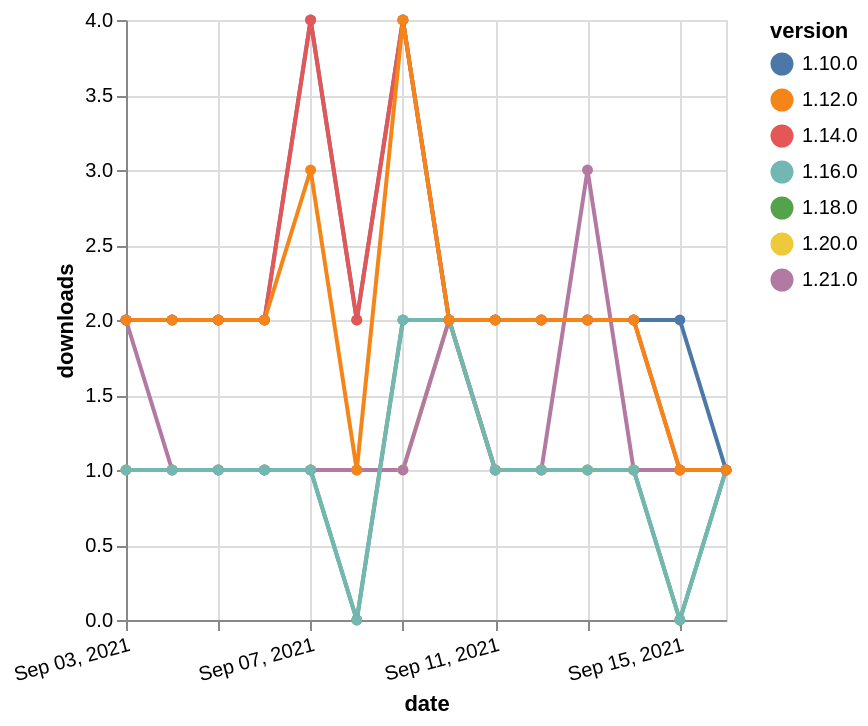

Write a Vega-Lite specification for this figure.
### Vega-Lite specification from a JSON file in a GitHub repository (floating-point values rounded to 4 significant figures)
{"$schema": "https://vega.github.io/schema/vega-lite/v5.json", "description": "A simple bar chart with embedded data.", "data": {"values": [{"date": "2021-09-03", "total": 192, "delta": 1, "version": "1.18.0"}, {"date": "2021-09-04", "total": 193, "delta": 1, "version": "1.18.0"}, {"date": "2021-09-05", "total": 194, "delta": 1, "version": "1.18.0"}, {"date": "2021-09-06", "total": 195, "delta": 1, "version": "1.18.0"}, {"date": "2021-09-07", "total": 196, "delta": 1, "version": "1.18.0"}, {"date": "2021-09-08", "total": 196, "delta": 0, "version": "1.18.0"}, {"date": "2021-09-09", "total": 198, "delta": 2, "version": "1.18.0"}, {"date": "2021-09-10", "total": 200, "delta": 2, "version": "1.18.0"}, {"date": "2021-09-11", "total": 201, "delta": 1, "version": "1.18.0"}, {"date": "2021-09-12", "total": 202, "delta": 1, "version": "1.18.0"}, {"date": "2021-09-13", "total": 203, "delta": 1, "version": "1.18.0"}, {"date": "2021-09-14", "total": 204, "delta": 1, "version": "1.18.0"}, {"date": "2021-09-15", "total": 204, "delta": 0, "version": "1.18.0"}, {"date": "2021-09-16", "total": 205, "delta": 1, "version": "1.18.0"}, {"date": "2021-09-03", "total": 3099, "delta": 2, "version": "1.10.0"}, {"date": "2021-09-04", "total": 3101, "delta": 2, "version": "1.10.0"}, {"date": "2021-09-05", "total": 3103, "delta": 2, "version": "1.10.0"}, {"date": "2021-09-06", "total": 3105, "delta": 2, "version": "1.10.0"}, {"date": "2021-09-07", "total": 3109, "delta": 4, "version": "1.10.0"}, {"date": "2021-09-08", "total": 3111, "delta": 2, "version": "1.10.0"}, {"date": "2021-09-09", "total": 3115, "delta": 4, "version": "1.10.0"}, {"date": "2021-09-10", "total": 3117, "delta": 2, "version": "1.10.0"}, {"date": "2021-09-11", "total": 3119, "delta": 2, "version": "1.10.0"}, {"date": "2021-09-12", "total": 3121, "delta": 2, "version": "1.10.0"}, {"date": "2021-09-13", "total": 3123, "delta": 2, "version": "1.10.0"}, {"date": "2021-09-14", "total": 3125, "delta": 2, "version": "1.10.0"}, {"date": "2021-09-15", "total": 3127, "delta": 2, "version": "1.10.0"}, {"date": "2021-09-16", "total": 3128, "delta": 1, "version": "1.10.0"}, {"date": "2021-09-03", "total": 180, "delta": 1, "version": "1.20.0"}, {"date": "2021-09-04", "total": 181, "delta": 1, "version": "1.20.0"}, {"date": "2021-09-05", "total": 182, "delta": 1, "version": "1.20.0"}, {"date": "2021-09-06", "total": 183, "delta": 1, "version": "1.20.0"}, {"date": "2021-09-07", "total": 184, "delta": 1, "version": "1.20.0"}, {"date": "2021-09-08", "total": 185, "delta": 1, "version": "1.20.0"}, {"date": "2021-09-09", "total": 186, "delta": 1, "version": "1.20.0"}, {"date": "2021-09-10", "total": 188, "delta": 2, "version": "1.20.0"}, {"date": "2021-09-11", "total": 189, "delta": 1, "version": "1.20.0"}, {"date": "2021-09-12", "total": 190, "delta": 1, "version": "1.20.0"}, {"date": "2021-09-13", "total": 191, "delta": 1, "version": "1.20.0"}, {"date": "2021-09-14", "total": 192, "delta": 1, "version": "1.20.0"}, {"date": "2021-09-15", "total": 193, "delta": 1, "version": "1.20.0"}, {"date": "2021-09-16", "total": 194, "delta": 1, "version": "1.20.0"}, {"date": "2021-09-03", "total": 161, "delta": 2, "version": "1.21.0"}, {"date": "2021-09-04", "total": 162, "delta": 1, "version": "1.21.0"}, {"date": "2021-09-05", "total": 163, "delta": 1, "version": "1.21.0"}, {"date": "2021-09-06", "total": 164, "delta": 1, "version": "1.21.0"}, {"date": "2021-09-07", "total": 165, "delta": 1, "version": "1.21.0"}, {"date": "2021-09-08", "total": 166, "delta": 1, "version": "1.21.0"}, {"date": "2021-09-09", "total": 167, "delta": 1, "version": "1.21.0"}, {"date": "2021-09-10", "total": 169, "delta": 2, "version": "1.21.0"}, {"date": "2021-09-11", "total": 170, "delta": 1, "version": "1.21.0"}, {"date": "2021-09-12", "total": 171, "delta": 1, "version": "1.21.0"}, {"date": "2021-09-13", "total": 174, "delta": 3, "version": "1.21.0"}, {"date": "2021-09-14", "total": 175, "delta": 1, "version": "1.21.0"}, {"date": "2021-09-15", "total": 176, "delta": 1, "version": "1.21.0"}, {"date": "2021-09-16", "total": 177, "delta": 1, "version": "1.21.0"}, {"date": "2021-09-03", "total": 238, "delta": 1, "version": "1.16.0"}, {"date": "2021-09-04", "total": 239, "delta": 1, "version": "1.16.0"}, {"date": "2021-09-05", "total": 240, "delta": 1, "version": "1.16.0"}, {"date": "2021-09-06", "total": 241, "delta": 1, "version": "1.16.0"}, {"date": "2021-09-07", "total": 242, "delta": 1, "version": "1.16.0"}, {"date": "2021-09-08", "total": 242, "delta": 0, "version": "1.16.0"}, {"date": "2021-09-09", "total": 244, "delta": 2, "version": "1.16.0"}, {"date": "2021-09-10", "total": 246, "delta": 2, "version": "1.16.0"}, {"date": "2021-09-11", "total": 247, "delta": 1, "version": "1.16.0"}, {"date": "2021-09-12", "total": 248, "delta": 1, "version": "1.16.0"}, {"date": "2021-09-13", "total": 249, "delta": 1, "version": "1.16.0"}, {"date": "2021-09-14", "total": 250, "delta": 1, "version": "1.16.0"}, {"date": "2021-09-15", "total": 250, "delta": 0, "version": "1.16.0"}, {"date": "2021-09-16", "total": 251, "delta": 1, "version": "1.16.0"}, {"date": "2021-09-03", "total": 2469, "delta": 2, "version": "1.14.0"}, {"date": "2021-09-04", "total": 2471, "delta": 2, "version": "1.14.0"}, {"date": "2021-09-05", "total": 2473, "delta": 2, "version": "1.14.0"}, {"date": "2021-09-06", "total": 2475, "delta": 2, "version": "1.14.0"}, {"date": "2021-09-07", "total": 2479, "delta": 4, "version": "1.14.0"}, {"date": "2021-09-08", "total": 2481, "delta": 2, "version": "1.14.0"}, {"date": "2021-09-09", "total": 2485, "delta": 4, "version": "1.14.0"}, {"date": "2021-09-10", "total": 2487, "delta": 2, "version": "1.14.0"}, {"date": "2021-09-11", "total": 2489, "delta": 2, "version": "1.14.0"}, {"date": "2021-09-12", "total": 2491, "delta": 2, "version": "1.14.0"}, {"date": "2021-09-13", "total": 2493, "delta": 2, "version": "1.14.0"}, {"date": "2021-09-14", "total": 2495, "delta": 2, "version": "1.14.0"}, {"date": "2021-09-15", "total": 2496, "delta": 1, "version": "1.14.0"}, {"date": "2021-09-16", "total": 2497, "delta": 1, "version": "1.14.0"}, {"date": "2021-09-03", "total": 2563, "delta": 2, "version": "1.12.0"}, {"date": "2021-09-04", "total": 2565, "delta": 2, "version": "1.12.0"}, {"date": "2021-09-05", "total": 2567, "delta": 2, "version": "1.12.0"}, {"date": "2021-09-06", "total": 2569, "delta": 2, "version": "1.12.0"}, {"date": "2021-09-07", "total": 2572, "delta": 3, "version": "1.12.0"}, {"date": "2021-09-08", "total": 2573, "delta": 1, "version": "1.12.0"}, {"date": "2021-09-09", "total": 2577, "delta": 4, "version": "1.12.0"}, {"date": "2021-09-10", "total": 2579, "delta": 2, "version": "1.12.0"}, {"date": "2021-09-11", "total": 2581, "delta": 2, "version": "1.12.0"}, {"date": "2021-09-12", "total": 2583, "delta": 2, "version": "1.12.0"}, {"date": "2021-09-13", "total": 2585, "delta": 2, "version": "1.12.0"}, {"date": "2021-09-14", "total": 2587, "delta": 2, "version": "1.12.0"}, {"date": "2021-09-15", "total": 2588, "delta": 1, "version": "1.12.0"}, {"date": "2021-09-16", "total": 2589, "delta": 1, "version": "1.12.0"}]}, "width": "container", "mark": {"type": "line", "point": {"filled": true}}, "encoding": {"x": {"field": "date", "type": "temporal", "timeUnit": "yearmonthdate", "title": "date", "axis": {"labelAngle": -15}}, "y": {"field": "delta", "type": "quantitative", "title": "downloads"}, "color": {"field": "version", "type": "nominal"}, "tooltip": {"field": "delta"}}}
